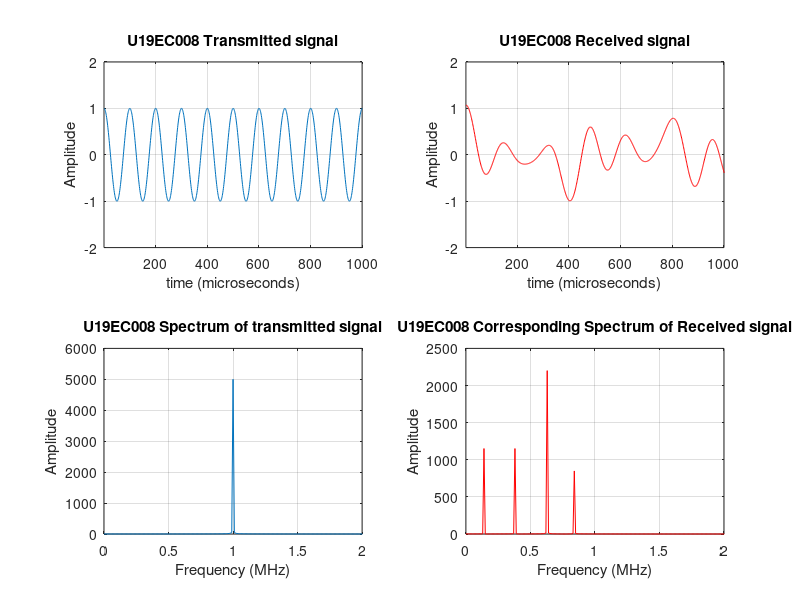
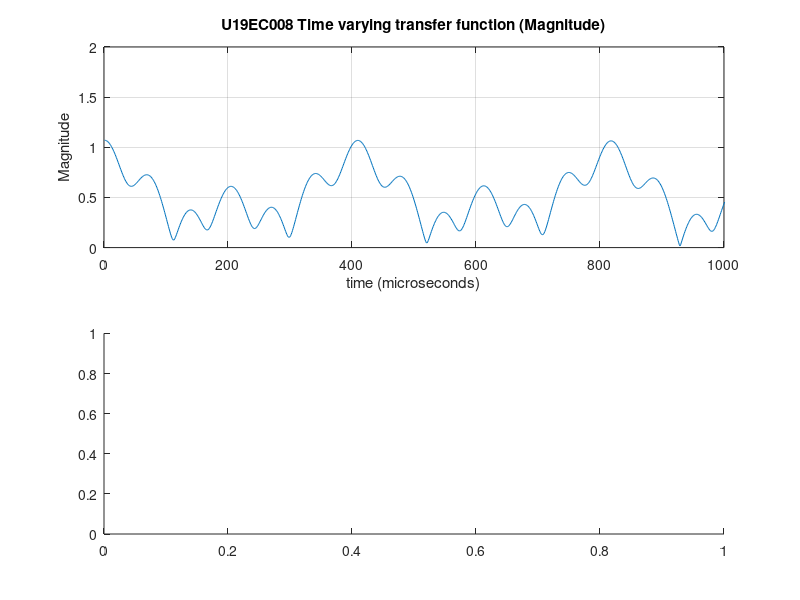

MATLAB code for these plots, in order: (Note: this script raises an error after producing the figures.)
% LAB04 U19EC008 
% Doppler Spread Fast Spreading

clc;
clear all;
close all;

Tau0 =0;
% f is in MHz and sampling time is in microseconds
f=1;
% Number of Multipaths
nop = 4;

% Rate at which the delay is changing
Tauj = [0.62 1.84 0.86 0.37];
% Attenuation of Individual Paths
BETA = [0.23 0.17 0.23 0.44];

% Actual shift in the frequency
fshift=[];
for j=1:1:nop
    fshift(j)=abs(-f+Tauj(j));
end

% Received Signal
rxsignal =[];
%  time varying transfer function at f
tvtf = [];

t = 0:(0.01):100;

% Transmitted Signal
txsignal = cos(2*pi*f*t);

for t =0:(0.01):100
    temp = 0;
    tf = 0;
    for p=1:1:nop
        temp = temp+ BETA(p)*cos(2*pi*fshift(p)*t);  %1.11
        tf = tf+BETA(p)*exp(-1i*2*pi*f*Tau0)*exp(-1i*2*pi*f*Tauj(p)*t); % 1.9
    end
    rxsignal = [rxsignal temp];
    tvtf = [tvtf tf];
end

% PLOTS

figure(1)
subplot(2,2,1)
plot(txsignal)
axis([1 1000 -2 2]);
title('U19EC008 Transmitted signal');
xlabel('time (microseconds)');
ylabel('Amplitude');
grid on;


subplot(2,2,2)
plot(real(rxsignal),'r')
axis([1 1000 -2 2]);
title('U19EC008 Received signal');
xlabel('time (microseconds)');
ylabel('Amplitude');
grid on;


subplot(2,2,3)
fre = (0:1:length(rxsignal)-1)/100;
plot(fre, abs(fft(txsignal)));
axis([0 2 0 6000]);
title('U19EC008 Spectrum of transmitted signal');
xlabel('Frequency (MHz)');
ylabel('Amplitude');
grid on;


subplot(2,2,4)
plot(fre, abs(fft(real(rxsignal))), 'r');
axis([0 2 0 2500]);
title('U19EC008 Corresponding Spectrum of Received signal');
xlabel('Frequency (MHz)');
ylabel('Amplitude');
grid on;


figure(2);
subplot(2,1,1)
plot(abs(tvtf));
axis([0 1000 0 2]);
title('U19EC008 Time varying transfer function (Magnitude)');
xlabel('time (microseconds)');
ylabel('Magnitude');
grid on;

subplot(2,1,2)
plot(phase(tvtf));
axis([0 1000 -25 0]);
title('U19EC008 Time varying transfer function (Phase)');
xlabel('time (microseconds)');
ylabel('Phase');
grid on;
